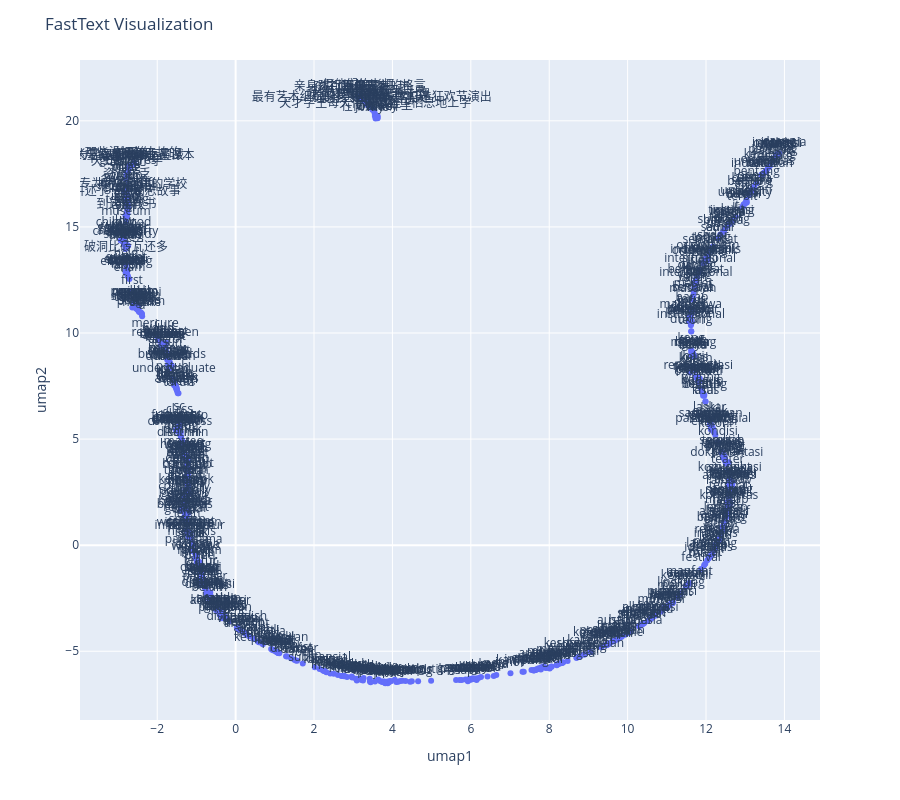

Source (notebook cell):
### Markdown cell above
### FastText Visualization

### Code cell
X_umap = UMAP(random_state=42, n_jobs=1).fit_transform(wv.vectors)
df_visual = pd.DataFrame(X_umap, columns=['umap1', 'umap2'])
df_visual['word'] = wv.index_to_key
fig = px.scatter(df_visual, x='umap1', y='umap2', text='word')
fig.update_traces(textposition='top center')
fig.update_layout(height=800, title_text='FastText Visualization')
import matplotlib.pyplot as plt
from matplotlib import font_manager
from IPython.display import Image
available_fonts = {font.name for font in font_manager.fontManager.ttflist}
label_font = next((font for font in ['Microsoft YaHei', 'Noto Sans CJK SC',
                                   'Noto Sans CJK JP', 'SimHei', 'DejaVu Sans']
                   if font in available_fonts), 'sans-serif')
with plt.rc_context({'font.family': label_font}):
    png_fig, ax = plt.subplots(figsize=(12, 8))
    ax.set_facecolor('#E5ECF6')
    ax.grid(color='white')
    ax.set_axisbelow(True)
    ax.scatter(df_visual['umap1'], df_visual['umap2'], s=18, color='#636EFA')
    for row in df_visual.itertuples():
        ax.annotate(row.word, (row.umap1, row.umap2), xytext=(0, 3),
                    textcoords='offset points', ha='center', va='bottom', fontsize=7)
    ax.set(xlabel='umap1', ylabel='umap2', title=fig.layout.title.text)
    png_path = RESULT / 'fasttext_umap.png'
    png_fig.savefig(png_path, dpi=120, bbox_inches='tight')
    plt.close(png_fig)
display(Image(filename=str(png_path)))

fig.show(renderer='plotly_mimetype')
df_visual.to_csv(RESULT / 'fasttext_umap.csv', index=False, encoding='utf-8-sig')
fig.write_html(RESULT / 'fasttext_umap.html', include_plotlyjs=True)

### Figure 1 — Plotly figure (JSON) as saved in the notebook; plotly's stock layout.template omitted (floating-point values rounded to 4 significant figures; data arrays with more than 128 entries replaced by an {"elided": "..."} marker saying what was removed)
{"data": [{"hovertemplate": "umap1=%{x}<br>umap2=%{y}<br>word=%{text}<extra></extra>", "legendgroup": "", "marker": {"color": "#636efa", "symbol": "circle"}, "mode": "markers+text", "name": "", "orientation": "v", "showlegend": false, "text": {"elided": "813 str values"}, "textposition": "top center", "type": "scatter", "x": {"elided": "813 float values"}, "xaxis": "x", "y": {"elided": "813 float values"}, "yaxis": "y"}], "layout": {"height": 800, "legend": {"tracegroupgap": 0}, "margin": {"t": 60}, "title": {"text": "FastText Visualization"}, "xaxis": {"anchor": "y", "domain": [0, 1], "title": {"text": "umap1"}}, "yaxis": {"anchor": "x", "domain": [0, 1], "title": {"text": "umap2"}}}}
